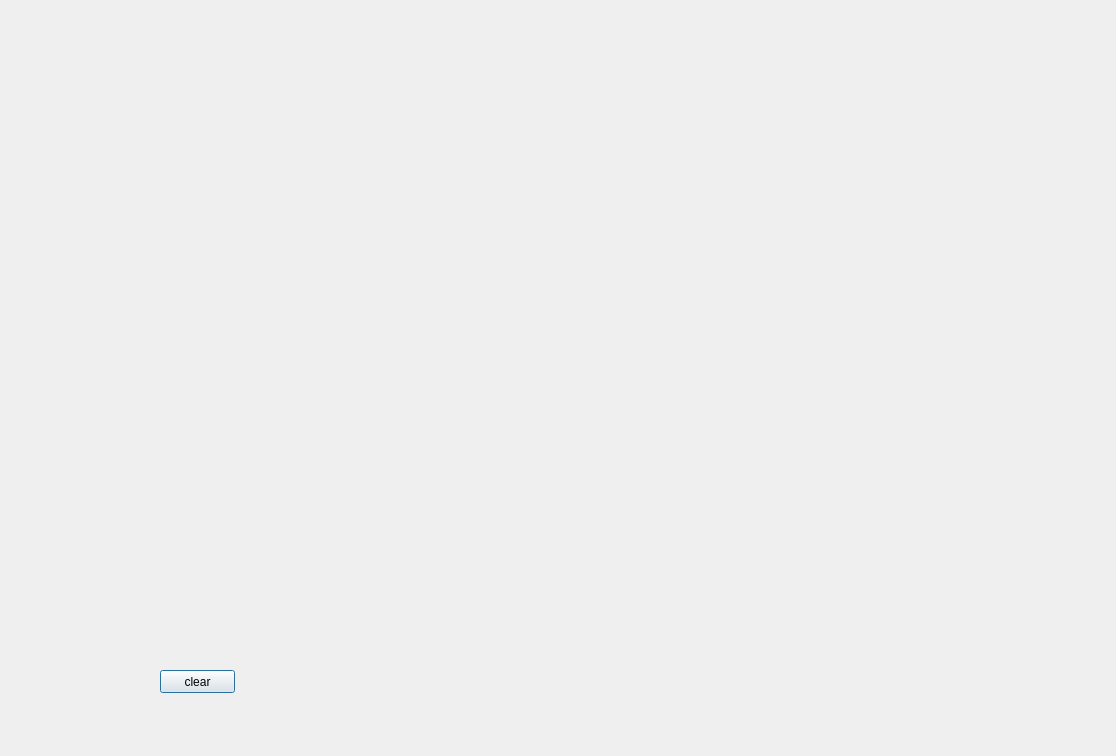
<?xml version="1.0" encoding="UTF-8"?>
<ui version="4.0">
 <class>Dialog</class>
 <widget class="QDialog" name="Dialog">
  <property name="geometry">
   <rect>
    <x>0</x>
    <y>0</y>
    <width>1116</width>
    <height>756</height>
   </rect>
  </property>
  <property name="windowTitle">
   <string>Dialog</string>
  </property>
  <widget class="QPushButton" name="pushButton">
   <property name="geometry">
    <rect>
     <x>160</x>
     <y>670</y>
     <width>75</width>
     <height>23</height>
    </rect>
   </property>
   <property name="text">
    <string>clear</string>
   </property>
  </widget>
 </widget>
 <layoutdefault spacing="6" margin="11"/>
 <resources/>
 <connections/>
</ui>
